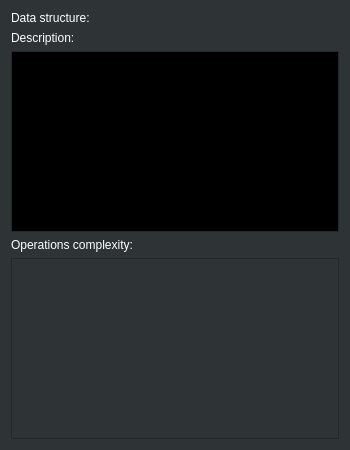
<?xml version="1.0" encoding="UTF-8"?>
<ui version="4.0">
 <class>AboutDataStructure</class>
 <widget class="QDialog" name="AboutDataStructure">
  <property name="geometry">
   <rect>
    <x>0</x>
    <y>0</y>
    <width>350</width>
    <height>450</height>
   </rect>
  </property>
  <property name="sizePolicy">
   <sizepolicy hsizetype="Fixed" vsizetype="Fixed">
    <horstretch>0</horstretch>
    <verstretch>0</verstretch>
   </sizepolicy>
  </property>
  <property name="minimumSize">
   <size>
    <width>350</width>
    <height>400</height>
   </size>
  </property>
  <property name="palette">
   <palette>
    <active>
     <colorrole role="WindowText">
      <brush brushstyle="SolidPattern">
       <color alpha="255">
        <red>255</red>
        <green>255</green>
        <blue>255</blue>
       </color>
      </brush>
     </colorrole>
     <colorrole role="Button">
      <brush brushstyle="SolidPattern">
       <color alpha="255">
        <red>46</red>
        <green>52</green>
        <blue>54</blue>
       </color>
      </brush>
     </colorrole>
     <colorrole role="Light">
      <brush brushstyle="SolidPattern">
       <color alpha="255">
        <red>69</red>
        <green>78</green>
        <blue>81</blue>
       </color>
      </brush>
     </colorrole>
     <colorrole role="Midlight">
      <brush brushstyle="SolidPattern">
       <color alpha="255">
        <red>57</red>
        <green>65</green>
        <blue>67</blue>
       </color>
      </brush>
     </colorrole>
     <colorrole role="Dark">
      <brush brushstyle="SolidPattern">
       <color alpha="255">
        <red>23</red>
        <green>26</green>
        <blue>27</blue>
       </color>
      </brush>
     </colorrole>
     <colorrole role="Mid">
      <brush brushstyle="SolidPattern">
       <color alpha="255">
        <red>30</red>
        <green>34</green>
        <blue>36</blue>
       </color>
      </brush>
     </colorrole>
     <colorrole role="Text">
      <brush brushstyle="SolidPattern">
       <color alpha="255">
        <red>255</red>
        <green>255</green>
        <blue>255</blue>
       </color>
      </brush>
     </colorrole>
     <colorrole role="BrightText">
      <brush brushstyle="SolidPattern">
       <color alpha="255">
        <red>255</red>
        <green>255</green>
        <blue>255</blue>
       </color>
      </brush>
     </colorrole>
     <colorrole role="ButtonText">
      <brush brushstyle="SolidPattern">
       <color alpha="255">
        <red>255</red>
        <green>255</green>
        <blue>255</blue>
       </color>
      </brush>
     </colorrole>
     <colorrole role="Base">
      <brush brushstyle="SolidPattern">
       <color alpha="255">
        <red>0</red>
        <green>0</green>
        <blue>0</blue>
       </color>
      </brush>
     </colorrole>
     <colorrole role="Window">
      <brush brushstyle="SolidPattern">
       <color alpha="255">
        <red>46</red>
        <green>52</green>
        <blue>54</blue>
       </color>
      </brush>
     </colorrole>
     <colorrole role="Shadow">
      <brush brushstyle="SolidPattern">
       <color alpha="255">
        <red>0</red>
        <green>0</green>
        <blue>0</blue>
       </color>
      </brush>
     </colorrole>
     <colorrole role="AlternateBase">
      <brush brushstyle="SolidPattern">
       <color alpha="255">
        <red>23</red>
        <green>26</green>
        <blue>27</blue>
       </color>
      </brush>
     </colorrole>
     <colorrole role="ToolTipBase">
      <brush brushstyle="SolidPattern">
       <color alpha="255">
        <red>255</red>
        <green>255</green>
        <blue>220</blue>
       </color>
      </brush>
     </colorrole>
     <colorrole role="ToolTipText">
      <brush brushstyle="SolidPattern">
       <color alpha="255">
        <red>0</red>
        <green>0</green>
        <blue>0</blue>
       </color>
      </brush>
     </colorrole>
    </active>
    <inactive>
     <colorrole role="WindowText">
      <brush brushstyle="SolidPattern">
       <color alpha="255">
        <red>255</red>
        <green>255</green>
        <blue>255</blue>
       </color>
      </brush>
     </colorrole>
     <colorrole role="Button">
      <brush brushstyle="SolidPattern">
       <color alpha="255">
        <red>46</red>
        <green>52</green>
        <blue>54</blue>
       </color>
      </brush>
     </colorrole>
     <colorrole role="Light">
      <brush brushstyle="SolidPattern">
       <color alpha="255">
        <red>69</red>
        <green>78</green>
        <blue>81</blue>
       </color>
      </brush>
     </colorrole>
     <colorrole role="Midlight">
      <brush brushstyle="SolidPattern">
       <color alpha="255">
        <red>57</red>
        <green>65</green>
        <blue>67</blue>
       </color>
      </brush>
     </colorrole>
     <colorrole role="Dark">
      <brush brushstyle="SolidPattern">
       <color alpha="255">
        <red>23</red>
        <green>26</green>
        <blue>27</blue>
       </color>
      </brush>
     </colorrole>
     <colorrole role="Mid">
      <brush brushstyle="SolidPattern">
       <color alpha="255">
        <red>30</red>
        <green>34</green>
        <blue>36</blue>
       </color>
      </brush>
     </colorrole>
     <colorrole role="Text">
      <brush brushstyle="SolidPattern">
       <color alpha="255">
        <red>255</red>
        <green>255</green>
        <blue>255</blue>
       </color>
      </brush>
     </colorrole>
     <colorrole role="BrightText">
      <brush brushstyle="SolidPattern">
       <color alpha="255">
        <red>255</red>
        <green>255</green>
        <blue>255</blue>
       </color>
      </brush>
     </colorrole>
     <colorrole role="ButtonText">
      <brush brushstyle="SolidPattern">
       <color alpha="255">
        <red>255</red>
        <green>255</green>
        <blue>255</blue>
       </color>
      </brush>
     </colorrole>
     <colorrole role="Base">
      <brush brushstyle="SolidPattern">
       <color alpha="255">
        <red>0</red>
        <green>0</green>
        <blue>0</blue>
       </color>
      </brush>
     </colorrole>
     <colorrole role="Window">
      <brush brushstyle="SolidPattern">
       <color alpha="255">
        <red>46</red>
        <green>52</green>
        <blue>54</blue>
       </color>
      </brush>
     </colorrole>
     <colorrole role="Shadow">
      <brush brushstyle="SolidPattern">
       <color alpha="255">
        <red>0</red>
        <green>0</green>
        <blue>0</blue>
       </color>
      </brush>
     </colorrole>
     <colorrole role="AlternateBase">
      <brush brushstyle="SolidPattern">
       <color alpha="255">
        <red>23</red>
        <green>26</green>
        <blue>27</blue>
       </color>
      </brush>
     </colorrole>
     <colorrole role="ToolTipBase">
      <brush brushstyle="SolidPattern">
       <color alpha="255">
        <red>255</red>
        <green>255</green>
        <blue>220</blue>
       </color>
      </brush>
     </colorrole>
     <colorrole role="ToolTipText">
      <brush brushstyle="SolidPattern">
       <color alpha="255">
        <red>0</red>
        <green>0</green>
        <blue>0</blue>
       </color>
      </brush>
     </colorrole>
    </inactive>
    <disabled>
     <colorrole role="WindowText">
      <brush brushstyle="SolidPattern">
       <color alpha="255">
        <red>23</red>
        <green>26</green>
        <blue>27</blue>
       </color>
      </brush>
     </colorrole>
     <colorrole role="Button">
      <brush brushstyle="SolidPattern">
       <color alpha="255">
        <red>46</red>
        <green>52</green>
        <blue>54</blue>
       </color>
      </brush>
     </colorrole>
     <colorrole role="Light">
      <brush brushstyle="SolidPattern">
       <color alpha="255">
        <red>69</red>
        <green>78</green>
        <blue>81</blue>
       </color>
      </brush>
     </colorrole>
     <colorrole role="Midlight">
      <brush brushstyle="SolidPattern">
       <color alpha="255">
        <red>57</red>
        <green>65</green>
        <blue>67</blue>
       </color>
      </brush>
     </colorrole>
     <colorrole role="Dark">
      <brush brushstyle="SolidPattern">
       <color alpha="255">
        <red>23</red>
        <green>26</green>
        <blue>27</blue>
       </color>
      </brush>
     </colorrole>
     <colorrole role="Mid">
      <brush brushstyle="SolidPattern">
       <color alpha="255">
        <red>30</red>
        <green>34</green>
        <blue>36</blue>
       </color>
      </brush>
     </colorrole>
     <colorrole role="Text">
      <brush brushstyle="SolidPattern">
       <color alpha="255">
        <red>23</red>
        <green>26</green>
        <blue>27</blue>
       </color>
      </brush>
     </colorrole>
     <colorrole role="BrightText">
      <brush brushstyle="SolidPattern">
       <color alpha="255">
        <red>255</red>
        <green>255</green>
        <blue>255</blue>
       </color>
      </brush>
     </colorrole>
     <colorrole role="ButtonText">
      <brush brushstyle="SolidPattern">
       <color alpha="255">
        <red>23</red>
        <green>26</green>
        <blue>27</blue>
       </color>
      </brush>
     </colorrole>
     <colorrole role="Base">
      <brush brushstyle="SolidPattern">
       <color alpha="255">
        <red>46</red>
        <green>52</green>
        <blue>54</blue>
       </color>
      </brush>
     </colorrole>
     <colorrole role="Window">
      <brush brushstyle="SolidPattern">
       <color alpha="255">
        <red>46</red>
        <green>52</green>
        <blue>54</blue>
       </color>
      </brush>
     </colorrole>
     <colorrole role="Shadow">
      <brush brushstyle="SolidPattern">
       <color alpha="255">
        <red>0</red>
        <green>0</green>
        <blue>0</blue>
       </color>
      </brush>
     </colorrole>
     <colorrole role="AlternateBase">
      <brush brushstyle="SolidPattern">
       <color alpha="255">
        <red>46</red>
        <green>52</green>
        <blue>54</blue>
       </color>
      </brush>
     </colorrole>
     <colorrole role="ToolTipBase">
      <brush brushstyle="SolidPattern">
       <color alpha="255">
        <red>255</red>
        <green>255</green>
        <blue>220</blue>
       </color>
      </brush>
     </colorrole>
     <colorrole role="ToolTipText">
      <brush brushstyle="SolidPattern">
       <color alpha="255">
        <red>0</red>
        <green>0</green>
        <blue>0</blue>
       </color>
      </brush>
     </colorrole>
    </disabled>
   </palette>
  </property>
  <property name="windowTitle">
   <string>Dialog</string>
  </property>
  <layout class="QVBoxLayout" name="verticalLayout">
   <item>
    <layout class="QHBoxLayout" name="horizontalLayout">
     <item>
      <widget class="QLabel" name="label">
       <property name="text">
        <string>Data structure:</string>
       </property>
      </widget>
     </item>
     <item>
      <widget class="QLabel" name="LabelStructType">
       <property name="text">
        <string>   </string>
       </property>
      </widget>
     </item>
    </layout>
   </item>
   <item>
    <widget class="QLabel" name="label_3">
     <property name="text">
      <string>Description:</string>
     </property>
    </widget>
   </item>
   <item>
    <widget class="QTextBrowser" name="TextBrowserStructDesc"/>
   </item>
   <item>
    <widget class="QLabel" name="label_2">
     <property name="text">
      <string>Operations complexity:</string>
     </property>
    </widget>
   </item>
   <item>
    <widget class="QTextBrowser" name="TextBrowserOperComplexity">
     <property name="palette">
      <palette>
       <active>
        <colorrole role="Base">
         <brush brushstyle="SolidPattern">
          <color alpha="255">
           <red>46</red>
           <green>52</green>
           <blue>54</blue>
          </color>
         </brush>
        </colorrole>
       </active>
       <inactive>
        <colorrole role="Base">
         <brush brushstyle="SolidPattern">
          <color alpha="255">
           <red>46</red>
           <green>52</green>
           <blue>54</blue>
          </color>
         </brush>
        </colorrole>
       </inactive>
       <disabled>
        <colorrole role="Base">
         <brush brushstyle="SolidPattern">
          <color alpha="255">
           <red>46</red>
           <green>52</green>
           <blue>54</blue>
          </color>
         </brush>
        </colorrole>
       </disabled>
      </palette>
     </property>
     <property name="midLineWidth">
      <number>6</number>
     </property>
    </widget>
   </item>
  </layout>
 </widget>
 <resources/>
 <connections/>
</ui>
